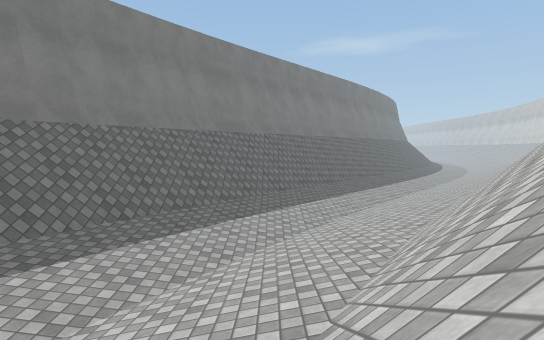
[1] (above)

18 first-person views from a walk through a 3-D level made in the Unity game engine. The camera is 0.64 m above the floor, tilts 4° down and sees 80° across. The floor is counted in squares, 1 m on a side. Each view is taken from the middle of a square. On the plan, view 1 faces up. The plan holds only what a view shows up to about 10 squares ahead; the rest is blank. The place goes on beyond the plan. Surface patterns are stand-ins for the level's own textures.

[2]
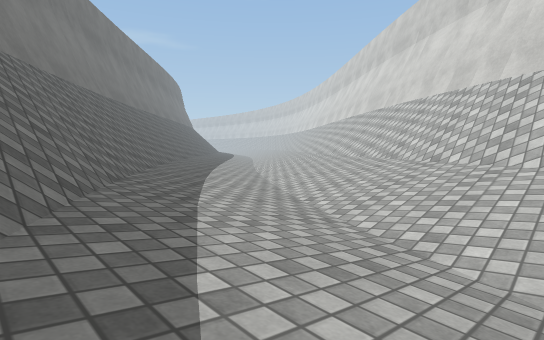

[3]
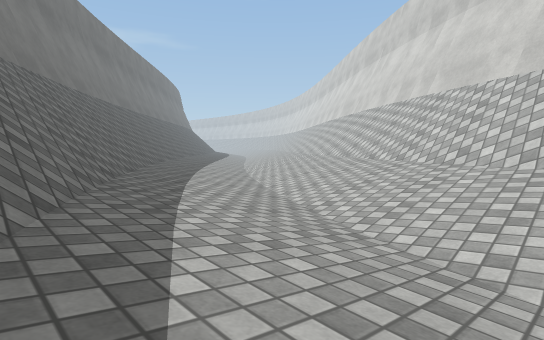

[4]
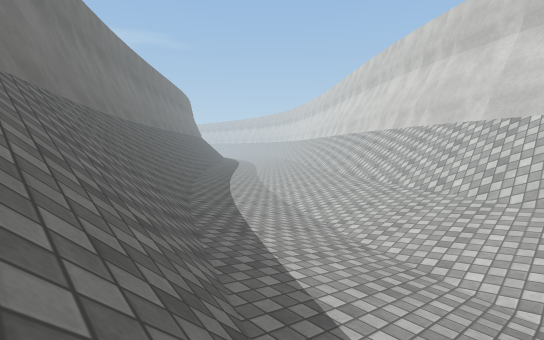

[5]
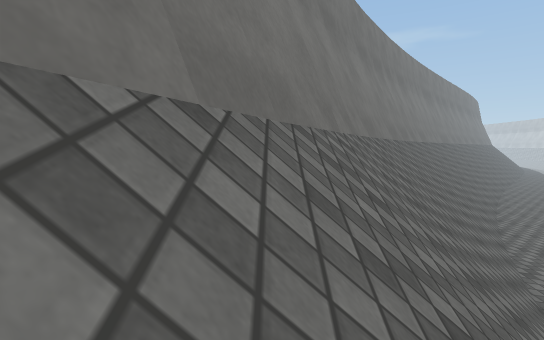

[6]
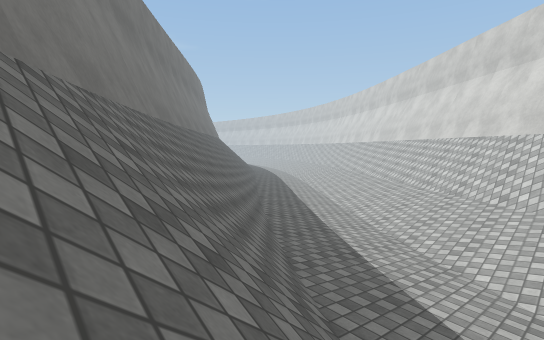

[7]
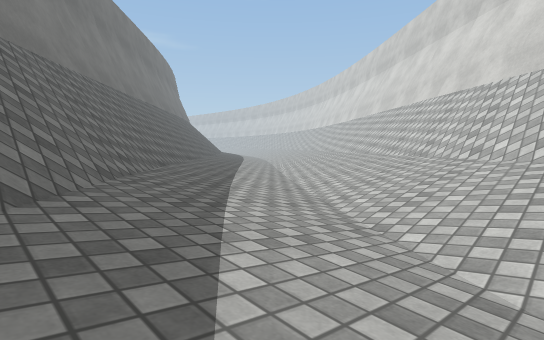

[8]
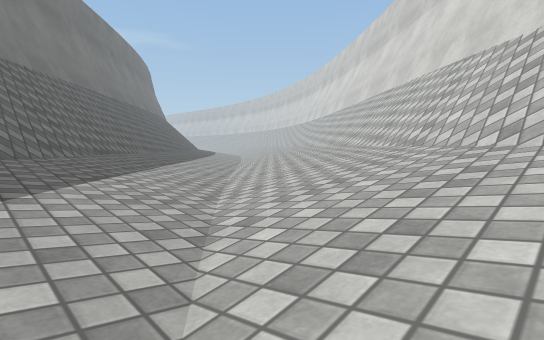

[9]
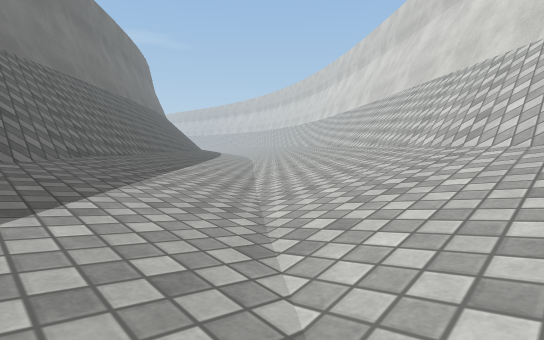

[10]
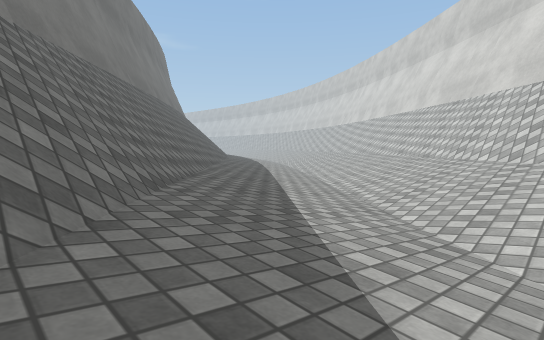

[11]
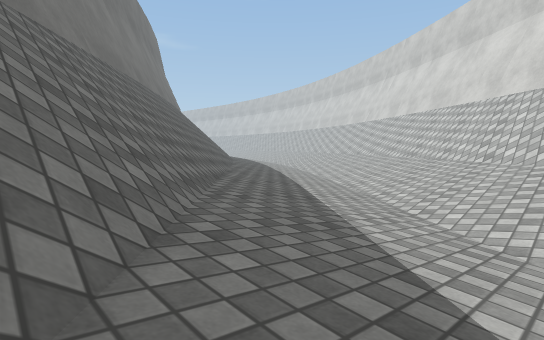

[12]
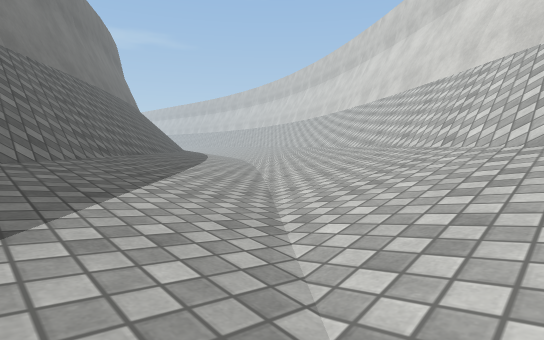

[13]
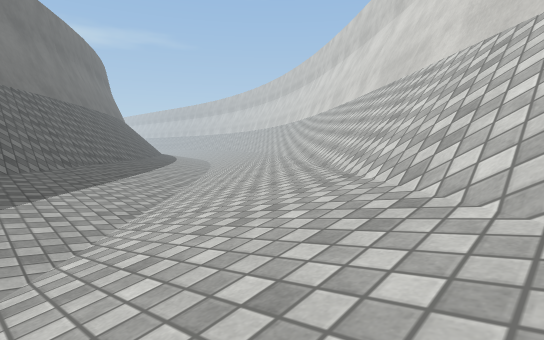

[14]
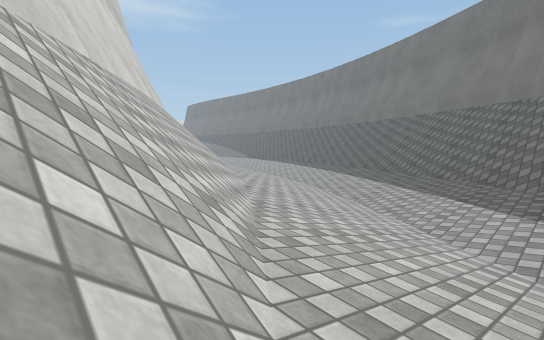

[15]
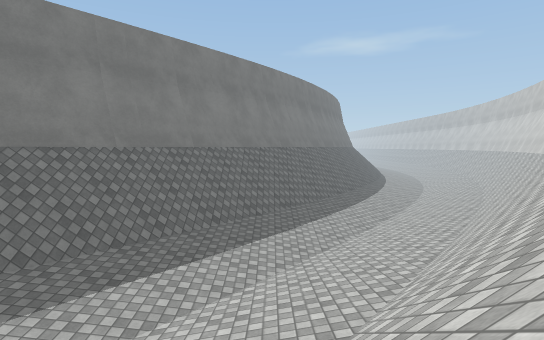

[16]
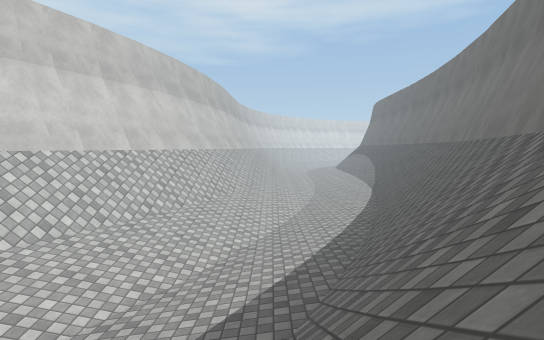

[17]
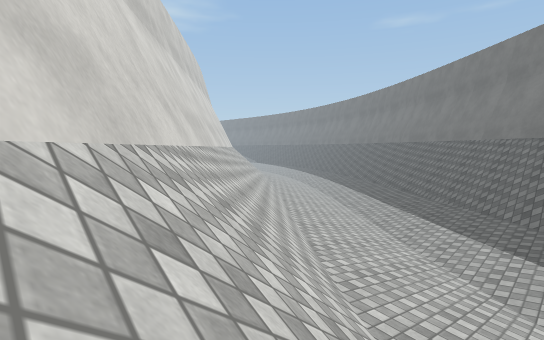

[18]
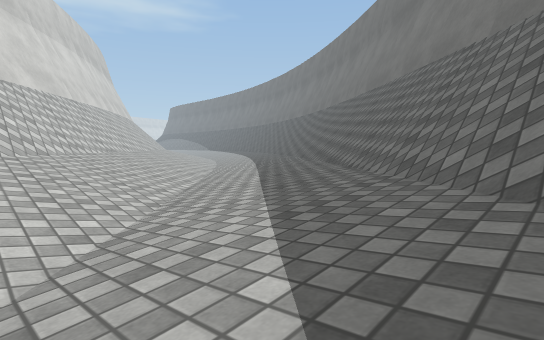

### Floor plan
Key: @ floor where view 1 was taken; # wall or solid block; . main floor; - floor 0.05 m lower than the main floor; : floor 0.1 m higher than the main floor; + floor 0.15 m higher than the main floor; _ floor 0.15 m lower than the main floor; * floor 0.25 m higher than the main floor; % floor 0.35 m higher than the main floor; / step, stairs or slope.
Columns run from 12 left of view 1 to 18 right of it. Each row starts with its distance up from view 1.
 22                 ##///%+.-//////
 21                ##///%+.--/////
 20               ##////+:.-//////#
 19              ##////+:._//////##
 18             ##////*:._//////##
 17            ##////*+._//////##
 16            #////*+._//////##
 15           ##///%+.-//////##
 14          ##///%+.-///////#
 13         ##///%+:--//////##
 12        ##////+:.-//////##
 11        #////*:._//////##
 10       ##///*+._//////##
  9      ##///%+.-//////##
  8      #////+:-//////##
  7     ##///*:._//////#
  6    ##///%+._//////##
  5    #////+.-//////##
  4   ##///*:.-/////##
  3   #///%+._//////#
  2  ##///*:-//////##
  1  #///%+._/////##
  0 ##///*:-////@/#
 -1 #///%+._/////##
 -2 #///*:-//////#
 -3 #///+._.////##

Positions as (right, up) in squares from view 1, and headings:
1: (0, 0), facing up
2: (-7, 0), facing up-right
3: (-8, -2), facing up-right
4: (-10, -3), facing up-right
5: (-11, -3), facing up
6: (-6, 6), facing up-right
7: (-3, 6), facing up-right
8: (0, 7), facing up-right
9: (1, 9), facing up-right
10: (1, 12), facing up-right
11: (3, 15), facing up-right
12: (6, 15), facing up-right
13: (6, 12), facing up-right
14: (7, 11), facing down-left
15: (10, 12), facing up
16: (-6, 7), facing down
17: (18, 22), facing down-left
18: (9, 20), facing down-left
